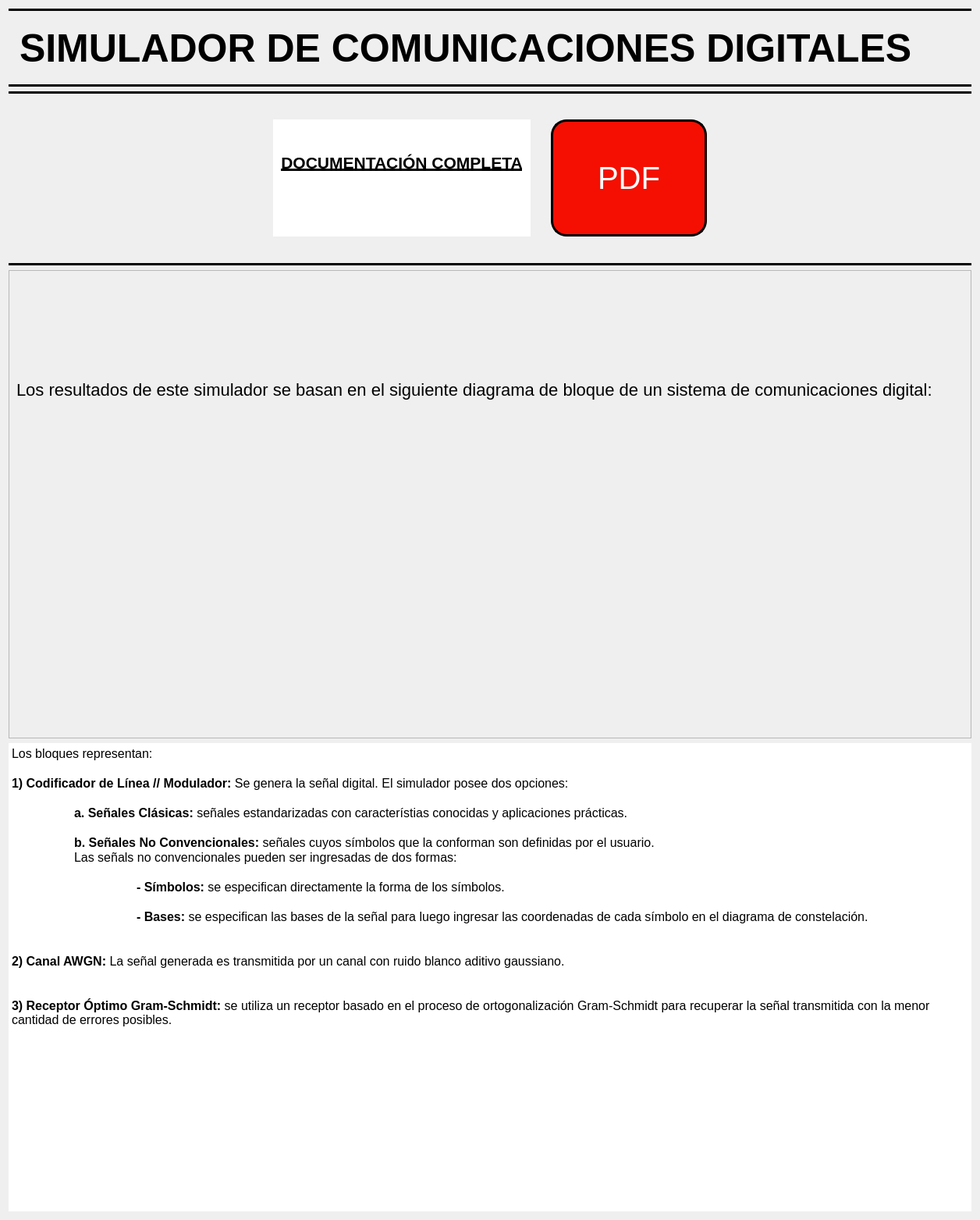
      <widget class="QWidget" name="scrollAreaWidgetContents">
       <property name="geometry">
        <rect>
         <x>0</x>
         <y>0</y>
         <width>1256</width>
         <height>1563</height>
        </rect>
       </property>
       <layout class="QVBoxLayout" name="verticalLayout_2">
        <item>
         <widget class="QLabel" name="QLabelSimulador">
          <property name="minimumSize">
           <size>
            <width>600</width>
            <height>100</height>
           </size>
          </property>
          <property name="styleSheet">
           <string notr="true">QLabel{
qproperty-alignment: AlignCenter;
font-family: Microsoft Sans Serif;
font-size: 50px;
font-weight: bold;
border-top: 3px solid black;
border-bottom: 3px solid black;
color: black;
}
</string>
          </property>
          <property name="text">
           <string>SIMULADOR DE COMUNICACIONES DIGITALES</string>
          </property>
         </widget>
        </item>
        <item>
         <widget class="Line" name="line">
          <property name="styleSheet">
           <string notr="true">QFrame{
border: 2px solid black
}</string>
          </property>
          <property name="orientation">
           <enum>Qt::Horizontal</enum>
          </property>
         </widget>
        </item>
        <item>
         <widget class="QFrame" name="frame3_Inicio">
          <property name="minimumSize">
           <size>
            <width>400</width>
            <height>200</height>
           </size>
          </property>
          <property name="styleSheet">
           <string notr="true">QFrame	{ border: 10 px solid black }
</string>
          </property>
          <property name="frameShape">
           <enum>QFrame::StyledPanel</enum>
          </property>
          <property name="frameShadow">
           <enum>QFrame::Raised</enum>
          </property>
          <layout class="QGridLayout" name="gridLayout_2">
           <item row="0" column="1">
            <spacer name="verticalSpacer">
             <property name="orientation">
              <enum>Qt::Vertical</enum>
             </property>
             <property name="sizeHint" stdset="0">
              <size>
               <width>20</width>
               <height>40</height>
              </size>
             </property>
            </spacer>
           </item>
           <item row="1" column="3">
            <widget class="QPushButton" name="pushButton">
             <property name="minimumSize">
              <size>
               <width>200</width>
               <height>150</height>
              </size>
             </property>
             <property name="maximumSize">
              <size>
               <width>10</width>
               <height>16777215</height>
              </size>
             </property>
             <property name="styleSheet">
              <string notr="true">QPushButton{
background-color: rgb(244, 15, 2);
color: rgb(255,255,255);
font-size: 40px;
border-radius: 20px;
text-align: center;
border: 3px solid black
}

QPushButton:hover{
background-color: rgb(252, 134, 130);
}
</string>
             </property>
             <property name="text">
              <string>PDF</string>
             </property>
            </widget>
           </item>
           <item row="1" column="1">
            <widget class="QTextBrowser" name="textBrowser_Boton">
             <property name="maximumSize">
              <size>
               <width>16777215</width>
               <height>150</height>
              </size>
             </property>
             <property name="styleSheet">
              <string notr="true">QTextEdit { border: none }
</string>
             </property>
             <property name="html">
              <string>&lt;!DOCTYPE HTML PUBLIC &quot;-//W3C//DTD HTML 4.0//EN&quot; &quot;http://www.w3.org/TR/REC-html40/strict.dtd&quot;&gt;
&lt;html&gt;&lt;head&gt;&lt;meta name=&quot;qrichtext&quot; content=&quot;1&quot; /&gt;&lt;style type=&quot;text/css&quot;&gt;
p, li { white-space: pre-wrap; }
&lt;/style&gt;&lt;/head&gt;&lt;body style=&quot; font-family:'Microsoft Sans Serif'; font-size:7.8pt; font-weight:400; font-style:normal;&quot;&gt;
&lt;p align=&quot;center&quot; style=&quot;-qt-paragraph-type:empty; margin-top:0px; margin-bottom:0px; margin-left:0px; margin-right:0px; -qt-block-indent:0; text-indent:0px;&quot;&gt;&lt;br /&gt;&lt;/p&gt;
&lt;p align=&quot;center&quot; style=&quot;-qt-paragraph-type:empty; margin-top:0px; margin-bottom:0px; margin-left:0px; margin-right:0px; -qt-block-indent:0; text-indent:0px;&quot;&gt;&lt;br /&gt;&lt;/p&gt;
&lt;p align=&quot;center&quot; style=&quot;-qt-paragraph-type:empty; margin-top:0px; margin-bottom:0px; margin-left:0px; margin-right:0px; -qt-block-indent:0; text-indent:0px;&quot;&gt;&lt;br /&gt;&lt;/p&gt;
&lt;p align=&quot;center&quot; style=&quot; margin-top:0px; margin-bottom:0px; margin-left:0px; margin-right:0px; -qt-block-indent:0; text-indent:0px;&quot;&gt;&lt;span style=&quot; font-family:'MS Shell Dlg 2'; font-size:16pt; font-weight:600; text-decoration: underline;&quot;&gt;DOCUMENTACIÓN COMPLETA&lt;/span&gt;&lt;/p&gt;&lt;/body&gt;&lt;/html&gt;</string>
             </property>
            </widget>
           </item>
           <item row="1" column="4">
            <spacer name="horizontalSpacer">
             <property name="orientation">
              <enum>Qt::Horizontal</enum>
             </property>
             <property name="sizeHint" stdset="0">
              <size>
               <width>40</width>
               <height>20</height>
              </size>
             </property>
            </spacer>
           </item>
           <item row="1" column="0">
            <spacer name="horizontalSpacer_3">
             <property name="orientation">
              <enum>Qt::Horizontal</enum>
             </property>
             <property name="sizeHint" stdset="0">
              <size>
               <width>40</width>
               <height>20</height>
              </size>
             </property>
            </spacer>
           </item>
           <item row="1" column="2">
            <spacer name="horizontalSpacer_2">
             <property name="orientation">
              <enum>Qt::Horizontal</enum>
             </property>
             <property name="sizeType">
              <enum>QSizePolicy::Minimum</enum>
             </property>
             <property name="sizeHint" stdset="0">
              <size>
               <width>20</width>
               <height>20</height>
              </size>
             </property>
            </spacer>
           </item>
           <item row="2" column="1">
            <spacer name="verticalSpacer_2">
             <property name="orientation">
              <enum>Qt::Vertical</enum>
             </property>
             <property name="sizeHint" stdset="0">
              <size>
               <width>20</width>
               <height>40</height>
              </size>
             </property>
            </spacer>
           </item>
          </layout>
         </widget>
        </item>
        <item>
         <widget class="Line" name="line_2">
          <property name="styleSheet">
           <string notr="true">QFrame{
border: 2px solid black
}</string>
          </property>
          <property name="orientation">
           <enum>Qt::Horizontal</enum>
          </property>
         </widget>
        </item>
        <item>
         <widget class="QFrame" name="frame1_Inicio">
          <property name="minimumSize">
           <size>
            <width>400</width>
            <height>600</height>
           </size>
          </property>
          <property name="frameShape">
           <enum>QFrame::StyledPanel</enum>
          </property>
          <property name="frameShadow">
           <enum>QFrame::Raised</enum>
          </property>
          <layout class="QVBoxLayout" name="verticalLayout_3">
           <item>
            <widget class="QLabel" name="label_2">
             <property name="sizePolicy">
              <sizepolicy hsizetype="Preferred" vsizetype="Preferred">
               <horstretch>0</horstretch>
               <verstretch>0</verstretch>
              </sizepolicy>
             </property>
             <property name="styleSheet">
              <string notr="true">QLabel{
font-family: Microsoft Sans Serif;
font-size: 22px;
}</string>
             </property>
             <property name="text">
              <string>Los resultados de este simulador se basan en el siguiente diagrama de bloque de un sistema de comunicaciones digital:</string>
             </property>
            </widget>
           </item>
           <item alignment="Qt::AlignHCenter|Qt::AlignVCenter">
            <widget class="QLabel" name="label_diagramaBloque">
             <property name="minimumSize">
              <size>
               <width>200</width>
               <height>200</height>
              </size>
             </property>
             <property name="maximumSize">
              <size>
               <width>5000</width>
               <height>16777215</height>
              </size>
             </property>
             <property name="text">
              <string/>
             </property>
             <property name="pixmap">
              <pixmap>foto.png</pixmap>
             </property>
             <property name="scaledContents">
              <bool>true</bool>
             </property>
             <property name="alignment">
              <set>Qt::AlignCenter</set>
             </property>
             <property name="margin">
              <number>0</number>
             </property>
             <property name="indent">
              <number>-1</number>
             </property>
            </widget>
           </item>
          </layout>
         </widget>
        </item>
        <item>
         <widget class="QTextBrowser" name="textBrowser_Inicio">
          <property name="minimumSize">
           <size>
            <width>400</width>
            <height>600</height>
           </size>
          </property>
          <property name="styleSheet">
           <string notr="true">QTextEdit { 
border: none ;
font-family: Microsoft Sans Serif;
font-size: 25px;
}
</string>
          </property>
          <property name="html">
           <string>&lt;!DOCTYPE HTML PUBLIC &quot;-//W3C//DTD HTML 4.0//EN&quot; &quot;http://www.w3.org/TR/REC-html40/strict.dtd&quot;&gt;
&lt;html&gt;&lt;head&gt;&lt;meta name=&quot;qrichtext&quot; content=&quot;1&quot; /&gt;&lt;style type=&quot;text/css&quot;&gt;
p, li { white-space: pre-wrap; }
&lt;/style&gt;&lt;/head&gt;&lt;body style=&quot; font-family:'Microsoft Sans Serif'; font-size:25px; font-weight:400; font-style:normal;&quot;&gt;
&lt;p style=&quot; margin-top:0px; margin-bottom:0px; margin-left:0px; margin-right:0px; -qt-block-indent:0; text-indent:0px;&quot;&gt;&lt;span style=&quot; font-size:12pt;&quot;&gt;Los bloques representan:&lt;/span&gt;&lt;/p&gt;
&lt;p style=&quot;-qt-paragraph-type:empty; margin-top:0px; margin-bottom:0px; margin-left:0px; margin-right:0px; -qt-block-indent:0; text-indent:0px; font-size:12pt;&quot;&gt;&lt;br /&gt;&lt;/p&gt;
&lt;p style=&quot; margin-top:0px; margin-bottom:0px; margin-left:0px; margin-right:0px; -qt-block-indent:0; text-indent:0px;&quot;&gt;&lt;span style=&quot; font-size:12pt; font-weight:600;&quot;&gt;1) Codificador de Línea // Modulador: &lt;/span&gt;&lt;span style=&quot; font-size:12pt;&quot;&gt;Se genera la señal digital. El simulador posee dos opciones:&lt;/span&gt;&lt;/p&gt;
&lt;p style=&quot;-qt-paragraph-type:empty; margin-top:0px; margin-bottom:0px; margin-left:0px; margin-right:0px; -qt-block-indent:0; text-indent:0px; font-size:12pt;&quot;&gt;&lt;br /&gt;&lt;/p&gt;
&lt;p style=&quot; margin-top:0px; margin-bottom:0px; margin-left:0px; margin-right:0px; -qt-block-indent:0; text-indent:0px;&quot;&gt;&lt;span style=&quot; font-size:12pt;&quot;&gt;	&lt;/span&gt;&lt;span style=&quot; font-size:12pt; font-weight:600;&quot;&gt;a. Señales Clásicas: &lt;/span&gt;&lt;span style=&quot; font-size:12pt;&quot;&gt;señales estandarizadas con característias conocidas y aplicaciones prácticas.&lt;/span&gt;&lt;/p&gt;
&lt;p style=&quot;-qt-paragraph-type:empty; margin-top:0px; margin-bottom:0px; margin-left:0px; margin-right:0px; -qt-block-indent:0; text-indent:0px; font-size:12pt;&quot;&gt;&lt;br /&gt;&lt;/p&gt;
&lt;p style=&quot; margin-top:0px; margin-bottom:0px; margin-left:0px; margin-right:0px; -qt-block-indent:0; text-indent:0px;&quot;&gt;&lt;span style=&quot; font-size:12pt;&quot;&gt;	&lt;/span&gt;&lt;span style=&quot; font-size:12pt; font-weight:600;&quot;&gt;b. Señales No Convencionales: &lt;/span&gt;&lt;span style=&quot; font-size:12pt;&quot;&gt;señales cuyos símbolos que la conforman son definidas por el usuario.&lt;/span&gt;&lt;/p&gt;
&lt;p style=&quot; margin-top:0px; margin-bottom:0px; margin-left:0px; margin-right:0px; -qt-block-indent:0; text-indent:0px;&quot;&gt;&lt;span style=&quot; font-size:12pt;&quot;&gt;	Las señals no convencionales pueden ser ingresadas de dos formas:&lt;/span&gt;&lt;/p&gt;
&lt;p style=&quot;-qt-paragraph-type:empty; margin-top:0px; margin-bottom:0px; margin-left:0px; margin-right:0px; -qt-block-indent:0; text-indent:0px; font-size:12pt;&quot;&gt;&lt;br /&gt;&lt;/p&gt;
&lt;p style=&quot; margin-top:0px; margin-bottom:0px; margin-left:0px; margin-right:0px; -qt-block-indent:0; text-indent:0px;&quot;&gt;&lt;span style=&quot; font-size:12pt;&quot;&gt;		&lt;/span&gt;&lt;span style=&quot; font-size:12pt; font-weight:600;&quot;&gt;- Símbolos:&lt;/span&gt;&lt;span style=&quot; font-size:12pt;&quot;&gt; se especifican directamente la forma de los símbolos.&lt;/span&gt;&lt;/p&gt;
&lt;p style=&quot;-qt-paragraph-type:empty; margin-top:0px; margin-bottom:0px; margin-left:0px; margin-right:0px; -qt-block-indent:0; text-indent:0px; font-size:12pt;&quot;&gt;&lt;br /&gt;&lt;/p&gt;
&lt;p style=&quot; margin-top:0px; margin-bottom:0px; margin-left:0px; margin-right:0px; -qt-block-indent:0; text-indent:0px;&quot;&gt;&lt;span style=&quot; font-size:12pt;&quot;&gt;		&lt;/span&gt;&lt;span style=&quot; font-size:12pt; font-weight:600;&quot;&gt;- Bases:&lt;/span&gt;&lt;span style=&quot; font-size:12pt;&quot;&gt; se especifican las bases de la señal para luego ingresar las coordenadas de cada símbolo en el diagrama de constelación.&lt;/span&gt;&lt;/p&gt;
&lt;p style=&quot;-qt-paragraph-type:empty; margin-top:0px; margin-bottom:0px; margin-left:0px; margin-right:0px; -qt-block-indent:0; text-indent:0px; font-size:12pt;&quot;&gt;&lt;br /&gt;&lt;/p&gt;
&lt;p style=&quot;-qt-paragraph-type:empty; margin-top:0px; margin-bottom:0px; margin-left:0px; margin-right:0px; -qt-block-indent:0; text-indent:0px; font-size:12pt;&quot;&gt;&lt;br /&gt;&lt;/p&gt;
&lt;p style=&quot; margin-top:0px; margin-bottom:0px; margin-left:0px; margin-right:0px; -qt-block-indent:0; text-indent:0px;&quot;&gt;&lt;span style=&quot; font-size:12pt; font-weight:600;&quot;&gt;2) Canal AWGN: &lt;/span&gt;&lt;span style=&quot; font-size:12pt;&quot;&gt;La señal generada es transmitida por un canal con ruido blanco aditivo gaussiano.&lt;/span&gt;&lt;/p&gt;
&lt;p style=&quot;-qt-paragraph-type:empty; margin-top:0px; margin-bottom:0px; margin-left:0px; margin-right:0px; -qt-block-indent:0; text-indent:0px; font-size:12pt;&quot;&gt;&lt;br /&gt;&lt;/p&gt;
&lt;p style=&quot;-qt-paragraph-type:empty; margin-top:0px; margin-bottom:0px; margin-left:0px; margin-right:0px; -qt-block-indent:0; text-indent:0px; font-size:12pt;&quot;&gt;&lt;br /&gt;&lt;/p&gt;
&lt;p style=&quot; margin-top:0px; margin-bottom:0px; margin-left:0px; margin-right:0px; -qt-block-indent:0; text-indent:0px;&quot;&gt;&lt;span style=&quot; font-size:12pt; font-weight:600;&quot;&gt;3) Receptor Óptimo Gram-Schmidt: &lt;/span&gt;&lt;span style=&quot; font-size:12pt;&quot;&gt;se utiliza un receptor basado en el proceso de ortogonalización Gram-Schmidt para recuperar la señal transmitida con la menor cantidad de errores posibles.&lt;/span&gt;&lt;/p&gt;&lt;/body&gt;&lt;/html&gt;</string>
          </property>
         </widget>
        </item>
       </layout>
      </widget>
